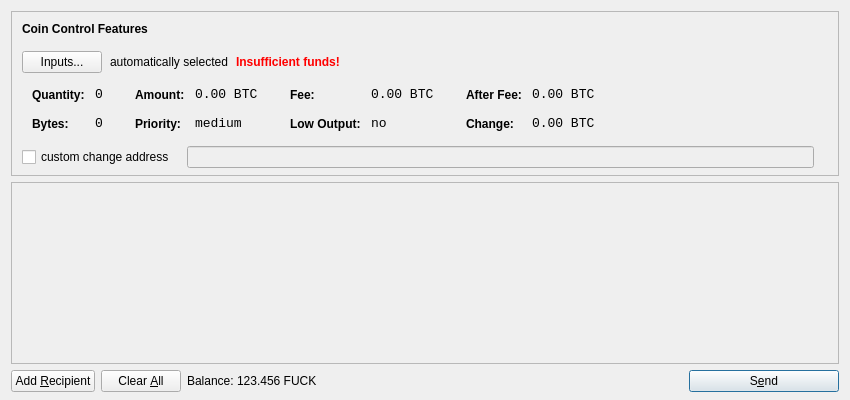
<?xml version="1.0" encoding="UTF-8"?>
<ui version="4.0">
 <class>SendCoinsDialog</class>
 <widget class="QDialog" name="SendCoinsDialog">
  <property name="geometry">
   <rect>
    <x>0</x>
    <y>0</y>
    <width>850</width>
    <height>400</height>
   </rect>
  </property>
  <property name="windowTitle">
   <string>Send Coins</string>
  </property>
  <layout class="QVBoxLayout" name="verticalLayout" stretch="0,1,0">
   <property name="bottomMargin">
    <number>8</number>
   </property>
   <item>
    <widget class="QFrame" name="frameCoinControl">
     <property name="sizePolicy">
      <sizepolicy hsizetype="Expanding" vsizetype="Expanding">
       <horstretch>0</horstretch>
       <verstretch>0</verstretch>
      </sizepolicy>
     </property>
     <property name="maximumSize">
      <size>
       <width>16777215</width>
       <height>16777215</height>
      </size>
     </property>
     <property name="frameShape">
      <enum>QFrame::StyledPanel</enum>
     </property>
     <property name="frameShadow">
      <enum>QFrame::Sunken</enum>
     </property>
     <layout class="QVBoxLayout" name="verticalLayoutCoinControl2">
      <property name="spacing">
       <number>-1</number>
      </property>
      <property name="leftMargin">
       <number>0</number>
      </property>
      <property name="topMargin">
       <number>0</number>
      </property>
      <property name="rightMargin">
       <number>0</number>
      </property>
      <property name="bottomMargin">
       <number>6</number>
      </property>
      <item>
       <layout class="QVBoxLayout" name="verticalLayoutCoinControl" stretch="0,0,0,0,1">
        <property name="spacing">
         <number>0</number>
        </property>
        <property name="leftMargin">
         <number>10</number>
        </property>
        <property name="topMargin">
         <number>10</number>
        </property>
        <item>
         <layout class="QHBoxLayout" name="horizontalLayoutCoinControl1">
          <property name="bottomMargin">
           <number>15</number>
          </property>
          <item>
           <widget class="QLabel" name="labelCoinControlFeatures">
            <property name="sizePolicy">
             <sizepolicy hsizetype="Preferred" vsizetype="Maximum">
              <horstretch>0</horstretch>
              <verstretch>0</verstretch>
             </sizepolicy>
            </property>
            <property name="font">
             <font>
              <weight>75</weight>
              <bold>true</bold>
             </font>
            </property>
            <property name="styleSheet">
             <string notr="true">font-weight:bold;</string>
            </property>
            <property name="text">
             <string>Coin Control Features</string>
            </property>
           </widget>
          </item>
         </layout>
        </item>
        <item>
         <layout class="QHBoxLayout" name="horizontalLayoutCoinControl2" stretch="0,0,0,0">
          <property name="spacing">
           <number>8</number>
          </property>
          <property name="bottomMargin">
           <number>10</number>
          </property>
          <item>
           <widget class="QPushButton" name="pushButtonCoinControl">
            <property name="styleSheet">
             <string notr="true"/>
            </property>
            <property name="text">
             <string>Inputs...</string>
            </property>
           </widget>
          </item>
          <item>
           <widget class="QLabel" name="labelCoinControlAutomaticallySelected">
            <property name="text">
             <string>automatically selected</string>
            </property>
            <property name="margin">
             <number>5</number>
            </property>
           </widget>
          </item>
          <item>
           <widget class="QLabel" name="labelCoinControlInsuffFunds">
            <property name="font">
             <font>
              <weight>75</weight>
              <bold>true</bold>
             </font>
            </property>
            <property name="styleSheet">
             <string notr="true">color:red;font-weight:bold;</string>
            </property>
            <property name="text">
             <string>Insufficient funds!</string>
            </property>
            <property name="margin">
             <number>5</number>
            </property>
           </widget>
          </item>
          <item>
           <spacer name="horizontalSpacerCoinControl">
            <property name="orientation">
             <enum>Qt::Horizontal</enum>
            </property>
            <property name="sizeHint" stdset="0">
             <size>
              <width>40</width>
              <height>1</height>
             </size>
            </property>
           </spacer>
          </item>
         </layout>
        </item>
        <item>
         <widget class="QWidget" name="widgetCoinControl" native="true">
          <property name="sizePolicy">
           <sizepolicy hsizetype="Preferred" vsizetype="Preferred">
            <horstretch>0</horstretch>
            <verstretch>0</verstretch>
           </sizepolicy>
          </property>
          <property name="minimumSize">
           <size>
            <width>0</width>
            <height>0</height>
           </size>
          </property>
          <property name="styleSheet">
           <string notr="true"/>
          </property>
          <layout class="QHBoxLayout" name="horizontalLayoutCoinControl5">
           <property name="margin">
            <number>0</number>
           </property>
           <item>
            <layout class="QHBoxLayout" name="horizontalLayoutCoinControl3" stretch="0,0,0,1">
             <property name="spacing">
              <number>20</number>
             </property>
             <property name="topMargin">
              <number>0</number>
             </property>
             <property name="bottomMargin">
              <number>10</number>
             </property>
             <item>
              <layout class="QFormLayout" name="formLayoutCoinControl1">
               <property name="horizontalSpacing">
                <number>10</number>
               </property>
               <property name="verticalSpacing">
                <number>14</number>
               </property>
               <property name="leftMargin">
                <number>10</number>
               </property>
               <property name="topMargin">
                <number>4</number>
               </property>
               <property name="rightMargin">
                <number>6</number>
               </property>
               <item row="0" column="0">
                <widget class="QLabel" name="labelCoinControlQuantityText">
                 <property name="styleSheet">
                  <string notr="true">font-weight:bold;</string>
                 </property>
                 <property name="text">
                  <string>Quantity:</string>
                 </property>
                 <property name="margin">
                  <number>0</number>
                 </property>
                </widget>
               </item>
               <item row="0" column="1">
                <widget class="QLabel" name="labelCoinControlQuantity">
                 <property name="font">
                  <font>
                   <family>Monospace</family>
                   <pointsize>10</pointsize>
                  </font>
                 </property>
                 <property name="cursor">
                  <cursorShape>IBeamCursor</cursorShape>
                 </property>
                 <property name="contextMenuPolicy">
                  <enum>Qt::ActionsContextMenu</enum>
                 </property>
                 <property name="text">
                  <string notr="true">0</string>
                 </property>
                 <property name="margin">
                  <number>0</number>
                 </property>
                 <property name="textInteractionFlags">
                  <set>Qt::LinksAccessibleByMouse|Qt::TextSelectableByKeyboard|Qt::TextSelectableByMouse</set>
                 </property>
                </widget>
               </item>
               <item row="1" column="0">
                <widget class="QLabel" name="labelCoinControlBytesText">
                 <property name="styleSheet">
                  <string notr="true">font-weight:bold;</string>
                 </property>
                 <property name="text">
                  <string>Bytes:</string>
                 </property>
                </widget>
               </item>
               <item row="1" column="1">
                <widget class="QLabel" name="labelCoinControlBytes">
                 <property name="font">
                  <font>
                   <family>Monospace</family>
                   <pointsize>10</pointsize>
                  </font>
                 </property>
                 <property name="cursor">
                  <cursorShape>IBeamCursor</cursorShape>
                 </property>
                 <property name="contextMenuPolicy">
                  <enum>Qt::ActionsContextMenu</enum>
                 </property>
                 <property name="text">
                  <string notr="true">0</string>
                 </property>
                 <property name="textInteractionFlags">
                  <set>Qt::LinksAccessibleByMouse|Qt::TextSelectableByKeyboard|Qt::TextSelectableByMouse</set>
                 </property>
                </widget>
               </item>
              </layout>
             </item>
             <item>
              <layout class="QFormLayout" name="formLayoutCoinControl2">
               <property name="horizontalSpacing">
                <number>10</number>
               </property>
               <property name="verticalSpacing">
                <number>14</number>
               </property>
               <property name="leftMargin">
                <number>6</number>
               </property>
               <property name="topMargin">
                <number>4</number>
               </property>
               <property name="rightMargin">
                <number>6</number>
               </property>
               <item row="0" column="0">
                <widget class="QLabel" name="labelCoinControlAmountText">
                 <property name="styleSheet">
                  <string notr="true">font-weight:bold;</string>
                 </property>
                 <property name="text">
                  <string>Amount:</string>
                 </property>
                 <property name="margin">
                  <number>0</number>
                 </property>
                </widget>
               </item>
               <item row="0" column="1">
                <widget class="QLabel" name="labelCoinControlAmount">
                 <property name="font">
                  <font>
                   <family>Monospace</family>
                   <pointsize>10</pointsize>
                  </font>
                 </property>
                 <property name="cursor">
                  <cursorShape>IBeamCursor</cursorShape>
                 </property>
                 <property name="contextMenuPolicy">
                  <enum>Qt::ActionsContextMenu</enum>
                 </property>
                 <property name="text">
                  <string notr="true">0.00 BTC</string>
                 </property>
                 <property name="textInteractionFlags">
                  <set>Qt::LinksAccessibleByMouse|Qt::TextSelectableByKeyboard|Qt::TextSelectableByMouse</set>
                 </property>
                </widget>
               </item>
               <item row="1" column="0">
                <widget class="QLabel" name="labelCoinControlPriorityText">
                 <property name="styleSheet">
                  <string notr="true">font-weight:bold;</string>
                 </property>
                 <property name="text">
                  <string>Priority:</string>
                 </property>
                </widget>
               </item>
               <item row="1" column="1">
                <widget class="QLabel" name="labelCoinControlPriority">
                 <property name="font">
                  <font>
                   <family>Monospace</family>
                   <pointsize>10</pointsize>
                  </font>
                 </property>
                 <property name="cursor">
                  <cursorShape>IBeamCursor</cursorShape>
                 </property>
                 <property name="contextMenuPolicy">
                  <enum>Qt::ActionsContextMenu</enum>
                 </property>
                 <property name="text">
                  <string>medium</string>
                 </property>
                 <property name="textInteractionFlags">
                  <set>Qt::LinksAccessibleByMouse|Qt::TextSelectableByKeyboard|Qt::TextSelectableByMouse</set>
                 </property>
                </widget>
               </item>
              </layout>
             </item>
             <item>
              <layout class="QFormLayout" name="formLayoutCoinControl3">
               <property name="horizontalSpacing">
                <number>10</number>
               </property>
               <property name="verticalSpacing">
                <number>14</number>
               </property>
               <property name="leftMargin">
                <number>6</number>
               </property>
               <property name="topMargin">
                <number>4</number>
               </property>
               <property name="rightMargin">
                <number>6</number>
               </property>
               <item row="0" column="0">
                <widget class="QLabel" name="labelCoinControlFeeText">
                 <property name="styleSheet">
                  <string notr="true">font-weight:bold;</string>
                 </property>
                 <property name="text">
                  <string>Fee:</string>
                 </property>
                 <property name="margin">
                  <number>0</number>
                 </property>
                </widget>
               </item>
               <item row="0" column="1">
                <widget class="QLabel" name="labelCoinControlFee">
                 <property name="font">
                  <font>
                   <family>Monospace</family>
                   <pointsize>10</pointsize>
                  </font>
                 </property>
                 <property name="cursor">
                  <cursorShape>IBeamCursor</cursorShape>
                 </property>
                 <property name="contextMenuPolicy">
                  <enum>Qt::ActionsContextMenu</enum>
                 </property>
                 <property name="text">
                  <string notr="true">0.00 BTC</string>
                 </property>
                 <property name="textInteractionFlags">
                  <set>Qt::LinksAccessibleByMouse|Qt::TextSelectableByKeyboard|Qt::TextSelectableByMouse</set>
                 </property>
                </widget>
               </item>
               <item row="1" column="0">
                <widget class="QLabel" name="labelCoinControlLowOutputText">
                 <property name="styleSheet">
                  <string notr="true">font-weight:bold;</string>
                 </property>
                 <property name="text">
                  <string>Low Output:</string>
                 </property>
                </widget>
               </item>
               <item row="1" column="1">
                <widget class="QLabel" name="labelCoinControlLowOutput">
                 <property name="font">
                  <font>
                   <family>Monospace</family>
                   <pointsize>10</pointsize>
                  </font>
                 </property>
                 <property name="cursor">
                  <cursorShape>IBeamCursor</cursorShape>
                 </property>
                 <property name="contextMenuPolicy">
                  <enum>Qt::ActionsContextMenu</enum>
                 </property>
                 <property name="text">
                  <string>no</string>
                 </property>
                 <property name="textInteractionFlags">
                  <set>Qt::LinksAccessibleByMouse|Qt::TextSelectableByKeyboard|Qt::TextSelectableByMouse</set>
                 </property>
                </widget>
               </item>
              </layout>
             </item>
             <item>
              <layout class="QFormLayout" name="formLayoutCoinControl4">
               <property name="horizontalSpacing">
                <number>10</number>
               </property>
               <property name="verticalSpacing">
                <number>14</number>
               </property>
               <property name="leftMargin">
                <number>6</number>
               </property>
               <property name="topMargin">
                <number>4</number>
               </property>
               <property name="rightMargin">
                <number>6</number>
               </property>
               <item row="0" column="0">
                <widget class="QLabel" name="labelCoinControlAfterFeeText">
                 <property name="styleSheet">
                  <string notr="true">font-weight:bold;</string>
                 </property>
                 <property name="text">
                  <string>After Fee:</string>
                 </property>
                 <property name="margin">
                  <number>0</number>
                 </property>
                </widget>
               </item>
               <item row="0" column="1">
                <widget class="QLabel" name="labelCoinControlAfterFee">
                 <property name="font">
                  <font>
                   <family>Monospace</family>
                   <pointsize>10</pointsize>
                  </font>
                 </property>
                 <property name="cursor">
                  <cursorShape>IBeamCursor</cursorShape>
                 </property>
                 <property name="contextMenuPolicy">
                  <enum>Qt::ActionsContextMenu</enum>
                 </property>
                 <property name="text">
                  <string notr="true">0.00 BTC</string>
                 </property>
                 <property name="textInteractionFlags">
                  <set>Qt::LinksAccessibleByMouse|Qt::TextSelectableByKeyboard|Qt::TextSelectableByMouse</set>
                 </property>
                </widget>
               </item>
               <item row="1" column="0">
                <widget class="QLabel" name="labelCoinControlChangeText">
                 <property name="styleSheet">
                  <string notr="true">font-weight:bold;</string>
                 </property>
                 <property name="text">
                  <string>Change:</string>
                 </property>
                </widget>
               </item>
               <item row="1" column="1">
                <widget class="QLabel" name="labelCoinControlChange">
                 <property name="font">
                  <font>
                   <family>Monospace</family>
                   <pointsize>10</pointsize>
                  </font>
                 </property>
                 <property name="cursor">
                  <cursorShape>IBeamCursor</cursorShape>
                 </property>
                 <property name="contextMenuPolicy">
                  <enum>Qt::ActionsContextMenu</enum>
                 </property>
                 <property name="text">
                  <string notr="true">0.00 BTC</string>
                 </property>
                 <property name="textInteractionFlags">
                  <set>Qt::LinksAccessibleByMouse|Qt::TextSelectableByKeyboard|Qt::TextSelectableByMouse</set>
                 </property>
                </widget>
               </item>
              </layout>
             </item>
            </layout>
           </item>
          </layout>
         </widget>
        </item>
        <item>
         <layout class="QHBoxLayout" name="horizontalLayoutCoinControl4" stretch="0,0,0">
          <property name="spacing">
           <number>12</number>
          </property>
          <property name="sizeConstraint">
           <enum>QLayout::SetDefaultConstraint</enum>
          </property>
          <property name="topMargin">
           <number>5</number>
          </property>
          <property name="rightMargin">
           <number>5</number>
          </property>
          <item>
           <widget class="QCheckBox" name="checkBoxCoinControlChange">
            <property name="text">
             <string>custom change address</string>
            </property>
           </widget>
          </item>
          <item>
           <widget class="QLineEdit" name="lineEditCoinControlChange">
            <property name="enabled">
             <bool>false</bool>
            </property>
            <property name="sizePolicy">
             <sizepolicy hsizetype="Expanding" vsizetype="Fixed">
              <horstretch>0</horstretch>
              <verstretch>0</verstretch>
             </sizepolicy>
            </property>
           </widget>
          </item>
          <item>
           <widget class="QLabel" name="labelCoinControlChangeLabel">
            <property name="sizePolicy">
             <sizepolicy hsizetype="Preferred" vsizetype="Expanding">
              <horstretch>0</horstretch>
              <verstretch>0</verstretch>
             </sizepolicy>
            </property>
            <property name="minimumSize">
             <size>
              <width>0</width>
              <height>0</height>
             </size>
            </property>
            <property name="text">
             <string/>
            </property>
            <property name="margin">
             <number>3</number>
            </property>
           </widget>
          </item>
         </layout>
        </item>
        <item>
         <spacer name="verticalSpacerCoinControl">
          <property name="orientation">
           <enum>Qt::Vertical</enum>
          </property>
          <property name="sizeHint" stdset="0">
           <size>
            <width>800</width>
            <height>1</height>
           </size>
          </property>
         </spacer>
        </item>
       </layout>
      </item>
     </layout>
    </widget>
   </item>
   <item>
    <widget class="QScrollArea" name="scrollArea">
     <property name="widgetResizable">
      <bool>true</bool>
     </property>
     <widget class="QWidget" name="scrollAreaWidgetContents">
      <property name="geometry">
       <rect>
        <x>0</x>
        <y>0</y>
        <width>830</width>
        <height>165</height>
       </rect>
      </property>
      <layout class="QVBoxLayout" name="verticalLayout_2">
       <property name="margin">
        <number>0</number>
       </property>
       <item>
        <layout class="QVBoxLayout" name="entries">
         <property name="spacing">
          <number>6</number>
         </property>
        </layout>
       </item>
       <item>
        <spacer name="verticalSpacer">
         <property name="orientation">
          <enum>Qt::Vertical</enum>
         </property>
         <property name="sizeHint" stdset="0">
          <size>
           <width>20</width>
           <height>40</height>
          </size>
         </property>
        </spacer>
       </item>
      </layout>
     </widget>
    </widget>
   </item>
   <item>
    <layout class="QHBoxLayout" name="horizontalLayout">
     <item>
      <widget class="QPushButton" name="addButton">
       <property name="toolTip">
        <string>Send to multiple recipients at once</string>
       </property>
       <property name="text">
        <string>Add &amp;Recipient</string>
       </property>
       <property name="icon">
        <iconset resource="../bitcoin.qrc">
         <normaloff>:/icons/add</normaloff>:/icons/add</iconset>
       </property>
       <property name="autoDefault">
        <bool>false</bool>
       </property>
      </widget>
     </item>
     <item>
      <widget class="QPushButton" name="clearButton">
       <property name="sizePolicy">
        <sizepolicy hsizetype="Minimum" vsizetype="Fixed">
         <horstretch>0</horstretch>
         <verstretch>0</verstretch>
        </sizepolicy>
       </property>
       <property name="toolTip">
        <string>Remove all transaction fields</string>
       </property>
       <property name="text">
        <string>Clear &amp;All</string>
       </property>
       <property name="icon">
        <iconset resource="../bitcoin.qrc">
         <normaloff>:/icons/remove</normaloff>:/icons/remove</iconset>
       </property>
       <property name="autoRepeatDelay">
        <number>300</number>
       </property>
       <property name="autoDefault">
        <bool>false</bool>
       </property>
      </widget>
     </item>
     <item>
      <layout class="QHBoxLayout" name="horizontalLayout_2">
       <property name="spacing">
        <number>3</number>
       </property>
       <item>
        <widget class="QLabel" name="label">
         <property name="text">
          <string>Balance:</string>
         </property>
        </widget>
       </item>
       <item>
        <widget class="QLabel" name="labelBalance">
         <property name="cursor">
          <cursorShape>IBeamCursor</cursorShape>
         </property>
         <property name="text">
          <string>123.456 FUCK</string>
         </property>
         <property name="textInteractionFlags">
          <set>Qt::LinksAccessibleByMouse|Qt::TextSelectableByKeyboard|Qt::TextSelectableByMouse</set>
         </property>
        </widget>
       </item>
      </layout>
     </item>
     <item>
      <spacer name="horizontalSpacer">
       <property name="orientation">
        <enum>Qt::Horizontal</enum>
       </property>
       <property name="sizeHint" stdset="0">
        <size>
         <width>40</width>
         <height>20</height>
        </size>
       </property>
      </spacer>
     </item>
     <item>
      <widget class="QPushButton" name="sendButton">
       <property name="minimumSize">
        <size>
         <width>150</width>
         <height>0</height>
        </size>
       </property>
       <property name="toolTip">
        <string>Confirm the send action</string>
       </property>
       <property name="text">
        <string>S&amp;end</string>
       </property>
       <property name="icon">
        <iconset resource="../bitcoin.qrc">
         <normaloff>:/icons/send</normaloff>:/icons/send</iconset>
       </property>
       <property name="default">
        <bool>true</bool>
       </property>
      </widget>
     </item>
    </layout>
   </item>
  </layout>
 </widget>
 <resources>
  <include location="../bitcoin.qrc"/>
 </resources>
 <connections/>
</ui>
